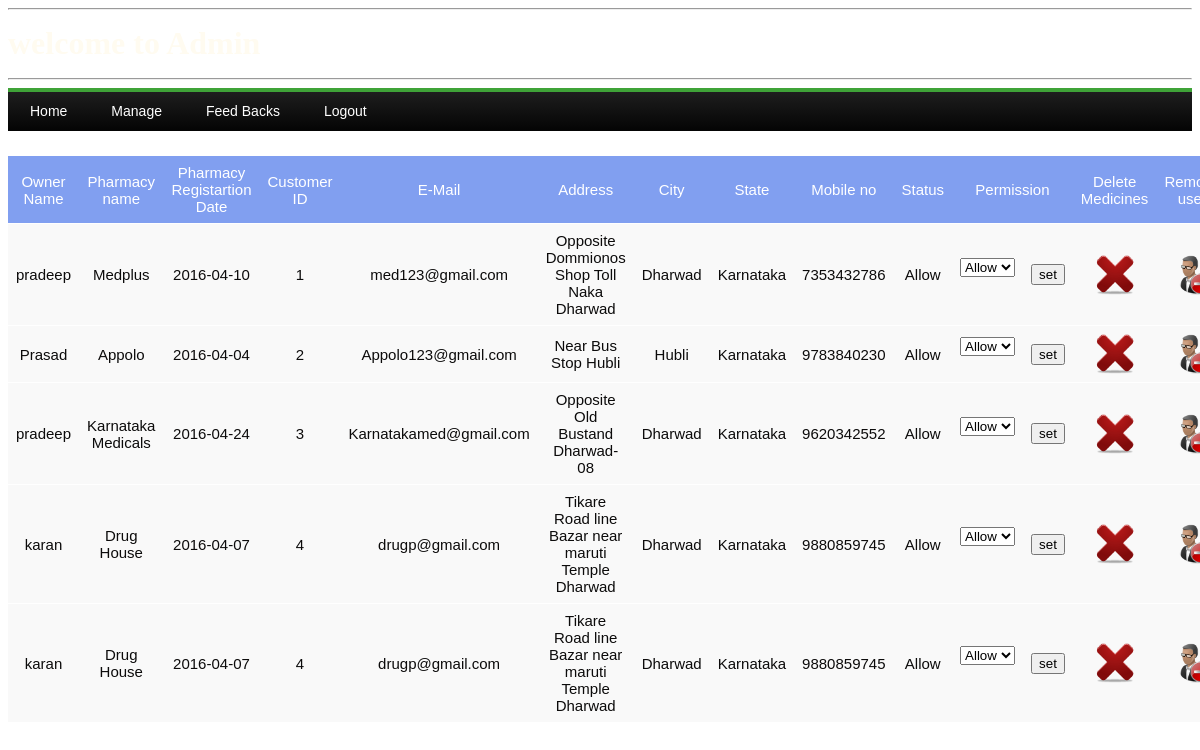
Screenshot of /admin.php (signed in) with the database file from the repository.
### tables this page shows
CREATE TABLE IF NOT EXISTS `pharmacy` (
  `cid` varchar(100) NOT NULL,
  `username` varchar(100) NOT NULL,
  `password` varchar(200) NOT NULL,
  `flag` varchar(100) NOT NULL
);

CREATE TABLE IF NOT EXISTS `pharmacy_registration` (
  `ownername` varchar(100) NOT NULL,
  `lno` varchar(100) NOT NULL,
  `Gender` varchar(10) NOT NULL,
  `pharmacy_name` varchar(100) NOT NULL,
  `preg_date` date NOT NULL,
  `cid` int(30) NOT NULL AUTO_INCREMENT,
  `email` varchar(100) NOT NULL,
  `Address` varchar(100) NOT NULL,
  `city` varchar(20) NOT NULL,
  `state` varchar(100) NOT NULL,
  `mno` varchar(13) NOT NULL,
  PRIMARY KEY (`cid`)
);

### admin.php (the view, shortened to what this page needs)
<html>
<head>
<link rel="stylesheet" href="css/ad_table.css" type="text/css" >
</head>
<body>
<hr />
<marquee behavior="scroll" bgcolor="black"><h1><font color="#FFFBF0"> welcome to Admin</font></h1></marquee>
<hr />
<?php
	if($_SESSION['sid']==session_id())
	{
include("header2.php");
$sql = "SELECT * FROM pharmacy_registration pr, pharmacy p WHERE pr.cid = p.cid";
	$rs = mysql_query( $sql ) or die('Database Error: ' . mysql_error());
	$num = mysql_num_rows( $rs );
	if($num >= 1 )
	{
	echo "<br>";
	echo "<table id='rounded-corner'>";
	echo "<thead>";
	echo"<tr><th>Owner Name</th><th>Pharmacy name</th><th>Pharmacy Registartion Date</th><th>Customer ID</th><th>E-Mail</th><th>Address</th><th>City</th><th>State</th><th>Mobile no</th><th>Status</th><th colspan='2'>Permission</th><th>Delete Medicines</th><th>Remove user</th></tr>";
	echo "</thead>";
		while($row = mysql_fetch_array( $rs ))
		{
    echo "<tbody>";
	echo"<tr>";
	echo"<td>$row[0]<br></td>";
    echo"<td>$row[3]<br></td>";
 echo"<td>$row[4]<br></td>";
 echo"<td>$row[5]<br></td>";
 echo"<td>$row[6]<br></td>";
 echo"<td>$row[7]<br></td>";
 echo"<td>$row[8]<br></td>";
 echo"<td>$row[9]<br></td>";
 echo"<td>$row[10]<br></td>";
 echo"<td>$row[14]<br></td>";
echo"<td><form action='adset.php' method='post'><input type='hidden' name='cid' value='$row[5]'><select name='status'><option value='Allow'>Allow</option><option value='Block'>Block</select></td>";
echo"<td><input type='submit' value='set'></td>";
echo"<td><a href='addel.php?cid=$row[5]'><img src='images/remove.PNG' height=40 width=40></a></td>";
echo"<td><a href='adusd.php?cid=$row[5]'><img src='images/mypc_delete.png' width=40 height=40 /></a></td>";
	echo"</tr>";
	echo "<tbody>";
		}
		    echo"</table>";
	}
	}
	else
	{
		header("location:adminlogin.php");
	}
	?>
</body>
</html>

### css/ad_table.css (style rules this page uses)
body { line-height: 1.6em; }
#rounded-corner { font-family: "Lucida Sans Unicode", "Lucida Grande", Sans-Serif; font-size: 15px; width: 480px; text-align: center; border-collapse: collapse; }
#rounded-corner th { padding: 8px; font-weight: normal; font-size: 15px; color: white; background: #819FF0; }
#rounded-corner td { padding: 8px; background: #F9F9F9; border-top: 1px solid #fff; color: #0C0B0B;; }

### rows the page displays
pharmacy: cid.ownername "pradeep", cid.pharmacy_name "Medplus", cid.preg_date "2016-04-10", cid.cid "1", cid.email "med123@gmail.com", cid.Address "Opposite Dommionos Shop Toll Naka Dharwad", cid.city "Dharwad", cid.state "Karnataka", cid.mno "7353432786", flag "Allow"
pharmacy: cid.ownername "Prasad", cid.pharmacy_name "Appolo", cid.preg_date "2016-04-04", cid.cid "2", cid.email "Appolo123@gmail.com", cid.Address "Near Bus Stop Hubli", cid.city "Hubli", cid.state "Karnataka", cid.mno "9783840230", flag "Allow"
pharmacy: cid.ownername "pradeep", cid.pharmacy_name "Karnataka Medicals", cid.preg_date "2016-04-24", cid.cid "3", cid.email "Karnatakamed@gmail.com", cid.Address "Opposite Old Bustand Dharwad-08", cid.city "Dharwad", cid.state "Karnataka", cid.mno "9620342552", flag "Allow"
pharmacy: cid.ownername "karan", cid.pharmacy_name "Drug House", cid.preg_date "2016-04-07", cid.cid "4", cid.email "drugp@gmail.com", cid.Address "Tikare Road line Bazar near maruti Temple Dharwad", cid.city "Dharwad", cid.state "Karnataka", cid.mno "9880859745", flag "Allow"
pharmacy: cid.ownername "karan", cid.pharmacy_name "Drug House", cid.preg_date "2016-04-07", cid.cid "4", cid.email "drugp@gmail.com", cid.Address "Tikare Road line Bazar near maruti Temple Dharwad", cid.city "Dharwad", cid.state "Karnataka", cid.mno "9880859745", flag "Allow"
